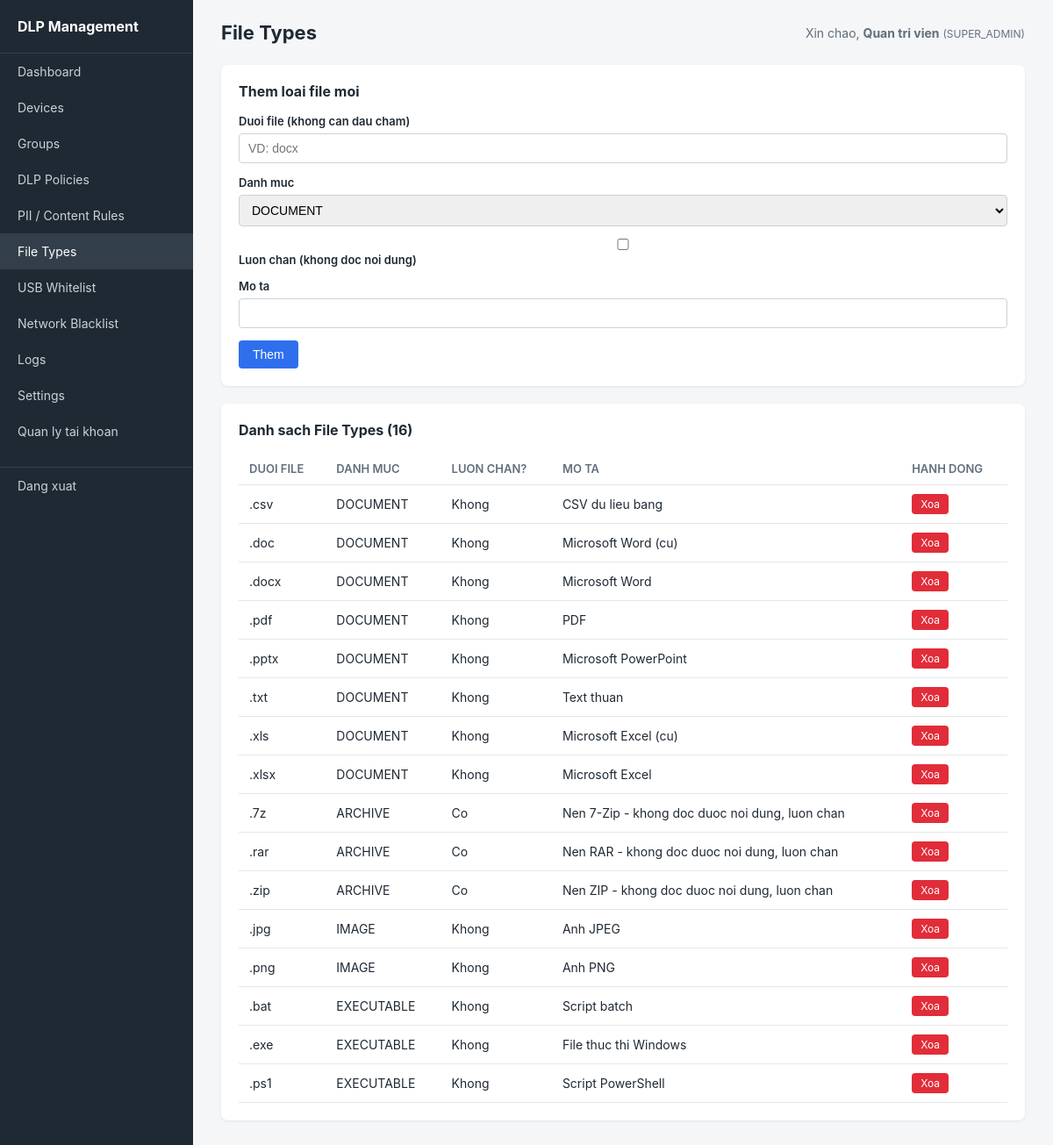
/admin/file_types.php (signed in), run on the app's committed database.
### tables this page shows
CREATE TABLE dlp_file_types (
    id                                  INT PRIMARY KEY AUTO_INCREMENT,
    extension                           VARCHAR(20) NOT NULL UNIQUE,
    category                            ENUM('DOCUMENT','ARCHIVE','IMAGE','EXECUTABLE','OTHER') NOT NULL,
    always_block_regardless_content     BOOLEAN DEFAULT FALSE,
    description                         VARCHAR(150)
);

### includes/helpers.php (called while the page is built, shortened)
<?php
function h(?string $value): string {
    return htmlspecialchars($value ?? '', ENT_QUOTES, 'UTF-8');
}

### includes/auth.php (called while the page is built, shortened)
<?php
function current_admin_name(){return $_SESSION['admin_full_name']??$_SESSION['admin_username']??'Admin';}
function current_admin_role(){return $_SESSION['admin_role']??'VIEWER';}
function enforce_admin_page_permission(): void {
    $mutating=['delete','toggle','reset_password','activate','deactivate'];
}

### admin/file_types.php (the view, shortened to what this page needs)
<?php
require_once __DIR__ . '/../includes/auth.php';
require_once __DIR__ . '/../config/database.php';
require_once __DIR__ . '/../includes/helpers.php';
$fileTypes = $pdo->query("SELECT * FROM dlp_file_types ORDER BY category, extension")->fetchAll();
$pageTitle = 'File Types';
$activeMenu = 'file_types';
require __DIR__ . '/../includes/layout_header.php';
?>
<div class="card">
    <h2>Them loai file moi</h2>
    <form method="POST">
        <div class="form-group">
            <label>Duoi file (khong can dau cham)</label>
            <input type="text" name="extension" placeholder="VD: docx" required>
        </div>
        <div class="form-group">
            <label>Danh muc</label>
            <select name="category">
                <option value="DOCUMENT">DOCUMENT</option>
            </select>
        </div>
        <div class="form-group">
            <label><input type="checkbox" name="always_block"> Luon chan (khong doc noi dung)</label>
        </div>
        <div class="form-group">
            <label>Mo ta</label>
            <input type="text" name="description">
        </div>
        <button type="submit" class="btn btn-primary">Them</button>
    </form>
</div>
<div class="card">
    <h2>Danh sach File Types (<?= count($fileTypes) ?>)</h2>
    <table>
        <thead><tr><th>Duoi file</th><th>Danh muc</th><th>Luon chan?</th><th>Mo ta</th><th>Hanh dong</th></tr></thead>
        <tbody>
        <?php foreach ($fileTypes as $ft): ?>
            <tr>
                <td>.<?= h($ft['extension']) ?></td>
                <td><?= h($ft['category']) ?></td>
                <td><?= $ft['always_block_regardless_content'] ? 'Co' : 'Khong' ?></td>
                <td><?= h($ft['description']) ?></td>
                <td><a href="file_types.php?delete=<?= (int)$ft['id'] ?>" class="btn btn-danger btn-sm" onclick="return confirm('Xoa loai file nay?')">Xoa</a></td>
            </tr>
        <?php endforeach; ?>
        </tbody>
    </table>
</div>
<?php require __DIR__ . '/../includes/layout_footer.php'; ?>

### includes/layout_header.php (shortened to what this page needs)
<?php
$activeMenu=$activeMenu??'';
$menuItems=['dashboard'=>['label'=>'Dashboard','href'=>'dashboard.php'],'devices'=>['label'=>'Devices','href'=>'devices.php'],'groups'=>['label'=>'Groups','href'=>'groups.php'],'policies'=>['label'=>'DLP Policies','href'=>'policies.php'],'content_rules'=>['label'=>'PII / Content Rules','href'=>'content_rules.php'],'file_types'=>['label'=>'File Types','href'=>'file_types.php'],'usb_whitelist'=>['label'=>'USB Whitelist','href'=>'usb_whitelist.php'],'network_blacklist'=>['label'=>'Network Blacklist','href'=>'network_blacklist.php'],'logs'=>['label'=>'Logs','href'=>'logs.php'],'settings'=>['label'=>'Settings','href'=>'settings.php']];
if(is_super_admin())$menuItems['accounts']=['label'=>'Quan ly tai khoan','href'=>'accounts.php'];
?>
<!DOCTYPE html><html lang="vi"><head><meta charset="UTF-8"><title><?=h($pageTitle??'DLP Admin')?> - DLP Management Server</title><link rel="stylesheet" href="assets/style.css"></head><body><div class="layout"><div class="sidebar"><h2>DLP Management</h2><nav><?php foreach($menuItems as $key=>$item):?><a href="<?=h($item['href'])?>" class="<?=$activeMenu===$key?'active':''?>"><?=h($item['label'])?></a><?php endforeach;?><div class="logout"><a href="logout.php">Dang xuat</a></div></nav></div><div class="main"><div class="topbar"><h1><?=h($pageTitle??'')?></h1><div class="admin-name">Xin chao, <strong><?=h(current_admin_name())?></strong> <span style="font-size:12px;color:#667085;">(<?=h(current_admin_role())?>)</span></div></div>

### includes/layout_footer.php
    </div>
</div>
</body>
</html>

### admin/assets/style.css (style rules this page uses)
* { box-sizing: border-box; margin: 0; padding: 0; }
body { font-family: -apple-system, "Segoe UI", Roboto, Arial, sans-serif; background: #f4f6f8; color: #1f2933; }
.layout { display: flex; min-height: 100vh; }
.sidebar { width: 220px; background: #1f2933; color: #fff; padding: 20px 0; flex-shrink: 0; }
.sidebar h2 { font-size: 16px; padding: 0 20px 20px; border-bottom: 1px solid #34404a; }
.sidebar nav a { display: block; color: #cbd2d9; text-decoration: none; padding: 12px 20px; font-size: 14px; }
.sidebar nav a:hover, .sidebar nav a.active { background: #323f4b; color: #fff; }
.sidebar .logout { margin-top: 20px; border-top: 1px solid #34404a; }
.main { flex: 1; padding: 24px 32px; }
.topbar { display: flex; justify-content: space-between; align-items: center; margin-bottom: 24px; }
.topbar h1 { font-size: 22px; }
.topbar .admin-name { color: #616e7c; font-size: 14px; }
.card { background: #fff; border-radius: 8px; padding: 20px; margin-bottom: 20px; box-shadow: 0 1px 3px rgba(0,0,0,0.08); }
.card h2 { font-size: 16px; margin-bottom: 16px; }
table { width: 100%; border-collapse: collapse; font-size: 14px; }
th, td { text-align: left; padding: 10px 12px; border-bottom: 1px solid #e4e7eb; }
th { color: #616e7c; font-weight: 600; font-size: 13px; text-transform: uppercase; }
.form-group { margin-bottom: 14px; }
.form-group label { display: block; font-size: 13px; font-weight: 600; margin-bottom: 6px; }
.form-group input, .form-group select, .form-group textarea { width: 100%; padding: 8px 10px; border: 1px solid #cbd2d9; border-radius: 4px; font-size: 14px; }
.btn { display: inline-block; padding: 8px 16px; border-radius: 4px; border: none; font-size: 14px; cursor: pointer; text-decoration: none; }
.btn-primary { background: #2f6fed; color: #fff; }
.btn-danger { background: #e12d39; color: #fff; }
.btn-sm { padding: 4px 10px; font-size: 12px; }

### data on the page
dlp_file_types: extension "csv", category "DOCUMENT", always_block_regardless_content "Khong", description "CSV du lieu bang"
dlp_file_types: extension "doc", category "DOCUMENT", always_block_regardless_content "Khong", description "Microsoft Word (cu)"
dlp_file_types: extension "docx", category "DOCUMENT", always_block_regardless_content "Khong", description "Microsoft Word"
dlp_file_types: extension "pdf", category "DOCUMENT", always_block_regardless_content "Khong", description "PDF"
dlp_file_types: extension "pptx", category "DOCUMENT", always_block_regardless_content "Khong", description "Microsoft PowerPoint"
dlp_file_types: extension "txt", category "DOCUMENT", always_block_regardless_content "Khong", description "Text thuan"
dlp_file_types: extension "xls", category "DOCUMENT", always_block_regardless_content "Khong", description "Microsoft Excel (cu)"
dlp_file_types: extension "xlsx", category "DOCUMENT", always_block_regardless_content "Khong", description "Microsoft Excel"
dlp_file_types: extension "7z", category "ARCHIVE", always_block_regardless_content "Co", description "Nen 7-Zip - khong doc duoc noi dung, luon chan"
dlp_file_types: extension "rar", category "ARCHIVE", always_block_regardless_content "Co", description "Nen RAR - khong doc duoc noi dung, luon chan"
dlp_file_types: extension "zip", category "ARCHIVE", always_block_regardless_content "Co", description "Nen ZIP - khong doc duoc noi dung, luon chan"
dlp_file_types: extension "jpg", category "IMAGE", always_block_regardless_content "Khong", description "Anh JPEG"
dlp_file_types: extension "png", category "IMAGE", always_block_regardless_content "Khong", description "Anh PNG"
dlp_file_types: extension "bat", category "EXECUTABLE", always_block_regardless_content "Khong", description "Script batch"
dlp_file_types: extension "exe", category "EXECUTABLE", always_block_regardless_content "Khong", description "File thuc thi Windows"
dlp_file_types: extension "ps1", category "EXECUTABLE", always_block_regardless_content "Khong", description "Script PowerShell"

### other printed values
$item['label'] "Dashboard"
$item['label'] "Devices"
$item['label'] "Groups"
$item['label'] "DLP Policies"
$item['label'] "PII / Content Rules"
$item['label'] "File Types"
$item['label'] "USB Whitelist"
$item['label'] "Network Blacklist"
$item['label'] "Logs"
$item['label'] "Settings"
$item['label'] "Quan ly tai khoan"
$pageTitle "File Types"
current_admin_name() "Quan tri vien"
current_admin_role() "SUPER_ADMIN"
count($fileTypes) "16"
